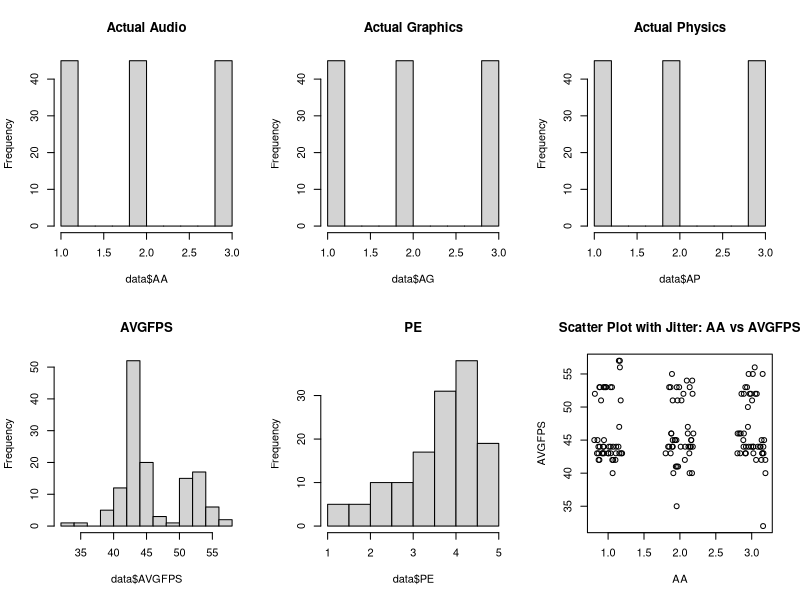
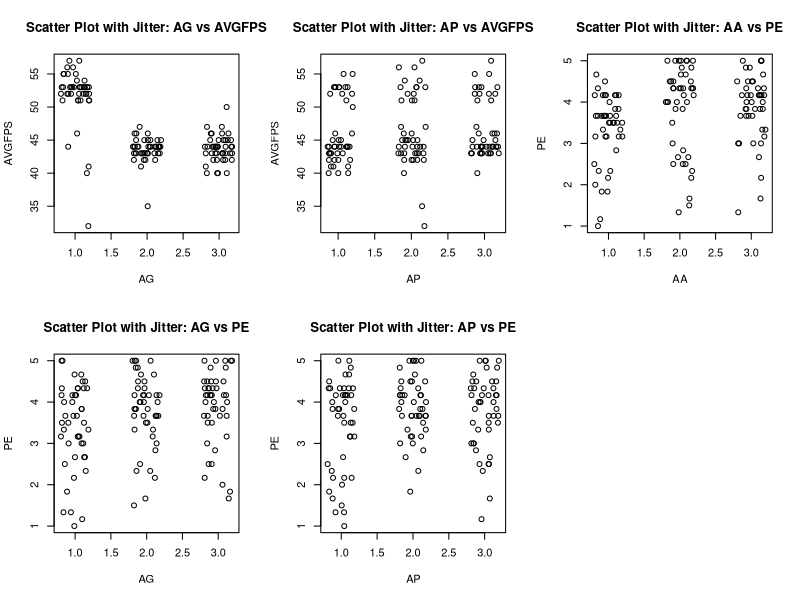
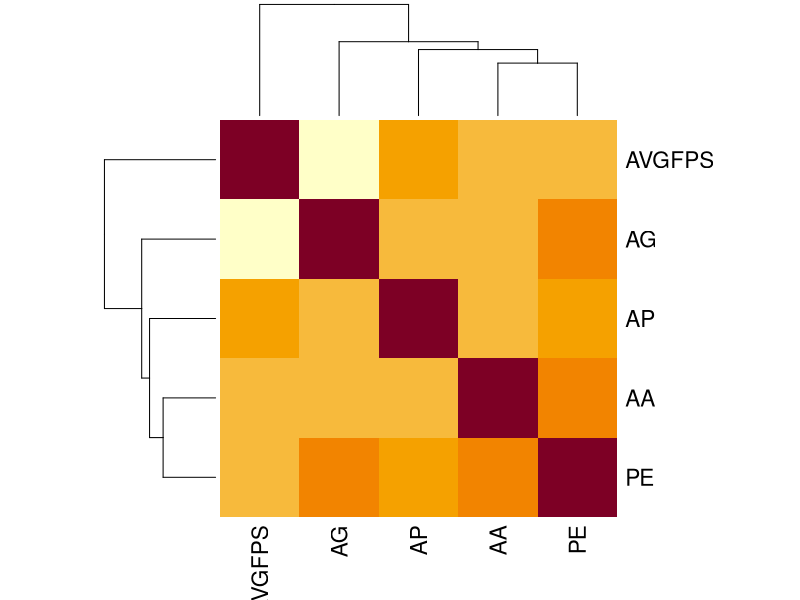
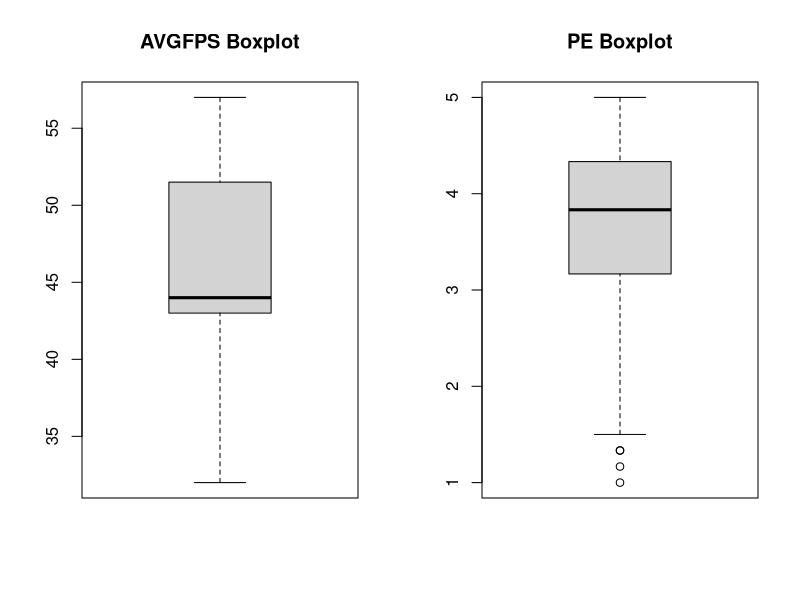

These charts were generated, in order, by the following R code:
# Exploratory Data Analysis

# Load the dataset
data <- read.csv("pilot dataset - dataset (1).csv")

# Summary statistics
summary(data)

# Histograms
par(mfrow=c(2, 3)) # Set up a 2x3 grid of plots
hist(data$AA, main="Actual Audio")
hist(data$AG, main="Actual Graphics")
hist(data$AP, main="Actual Physics")
hist(data$AVGFPS, main="AVGFPS")
hist(data$PE, main="PE")

# Jittered scatter plots
plot(jitter(data$AA), data$AVGFPS, xlab="AA", ylab="AVGFPS", main="Scatter Plot with Jitter: AA vs AVGFPS")
plot(jitter(data$AG), data$AVGFPS, xlab="AG", ylab="AVGFPS", main="Scatter Plot with Jitter: AG vs AVGFPS")
plot(jitter(data$AP), data$AVGFPS, xlab="AP", ylab="AVGFPS", main="Scatter Plot with Jitter: AP vs AVGFPS")
plot(jitter(data$AA), data$PE, xlab="AA", ylab="PE", main="Scatter Plot with Jitter: AA vs PE")
plot(jitter(data$AG), data$PE, xlab="AG", ylab="PE", main="Scatter Plot with Jitter: AG vs PE")
plot(jitter(data$AP), data$PE, xlab="AP", ylab="PE", main="Scatter Plot with Jitter: AP vs PE")

# Correlation matrix
par(mfrow=c(1, 1)) # Reset to default plot layout
correlation_matrix <- cor(data[, c("AA", "AG", "AP", "AVGFPS", "PE")])
print(correlation_matrix)
heatmap(correlation_matrix, symm=TRUE)

# Boxplots for outliers
par(mfrow=c(1, 2)) # Set up a 1x2 grid of plots
boxplot(data$AVGFPS, main="AVGFPS Boxplot")
boxplot(data$PE, main="PE Boxplot")
par(mfrow=c(1, 1)) # Reset to default plot layout

# Check for missing values
missing_values <- sum(is.na(data))
print(paste("Number of missing values:", missing_values))
